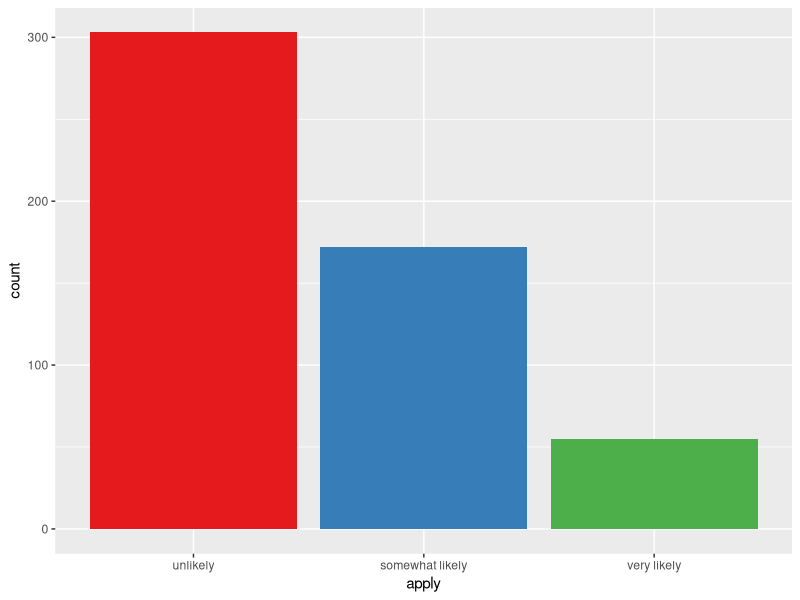
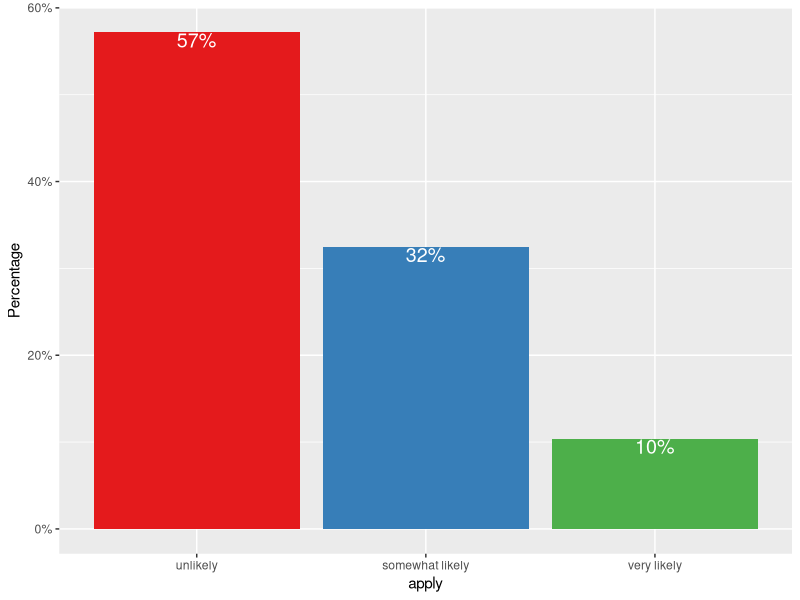
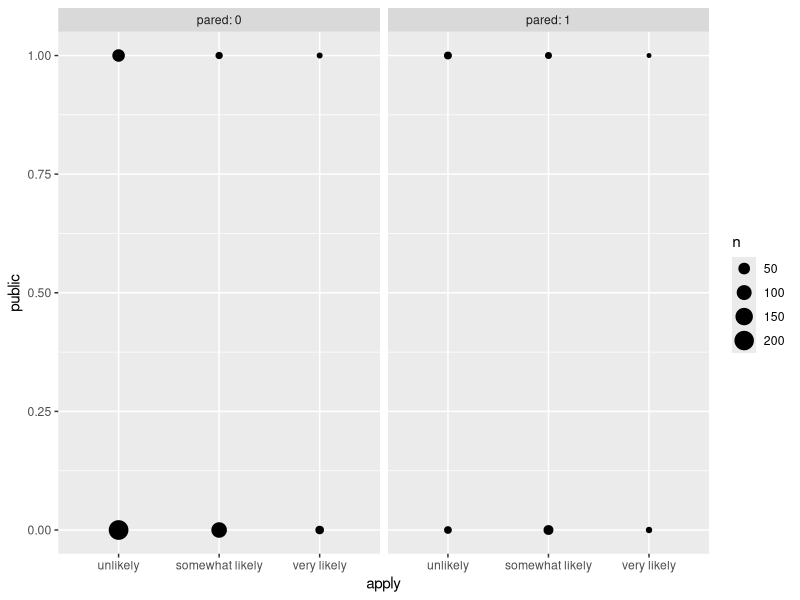
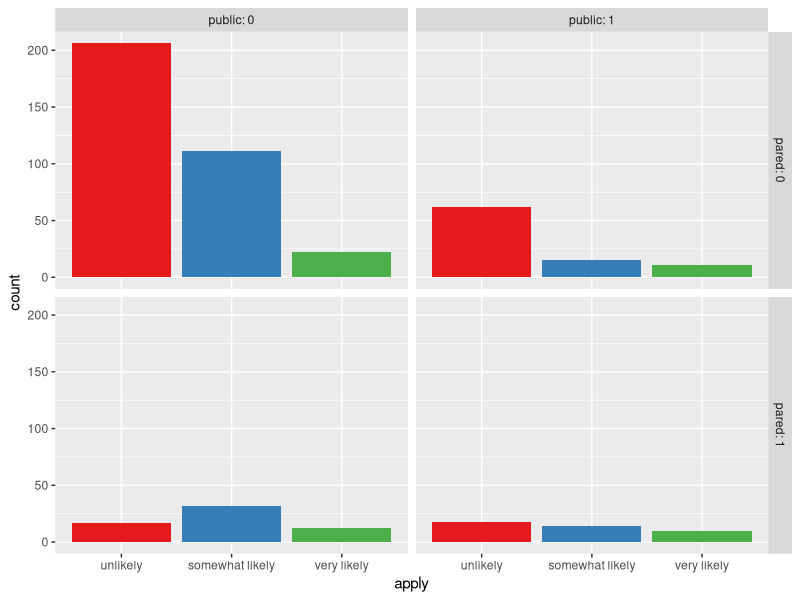
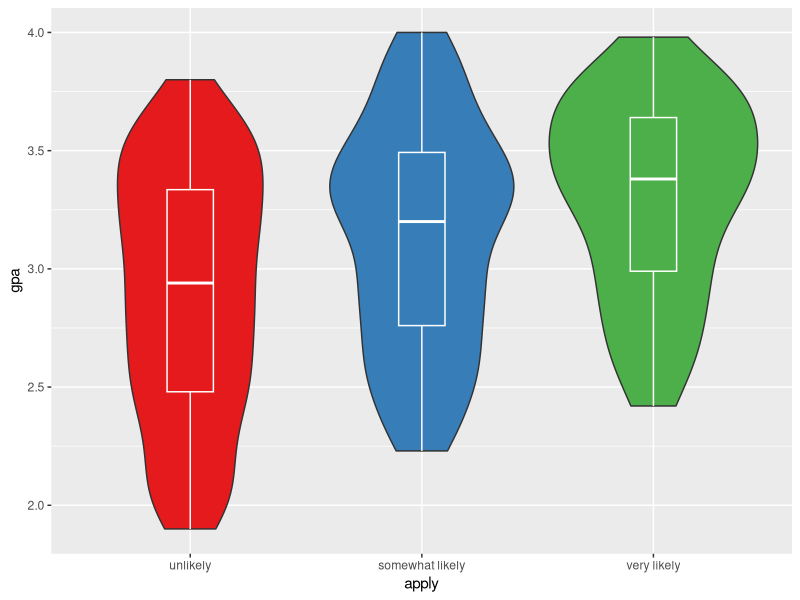
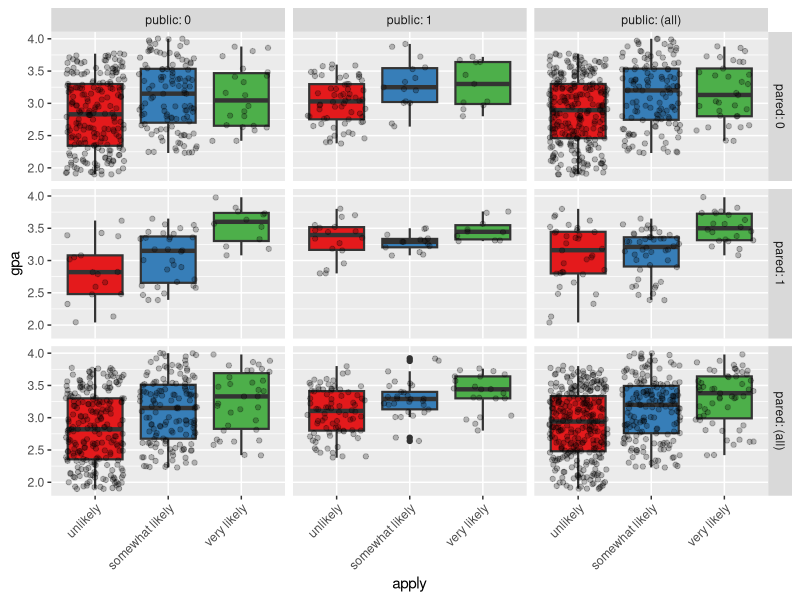
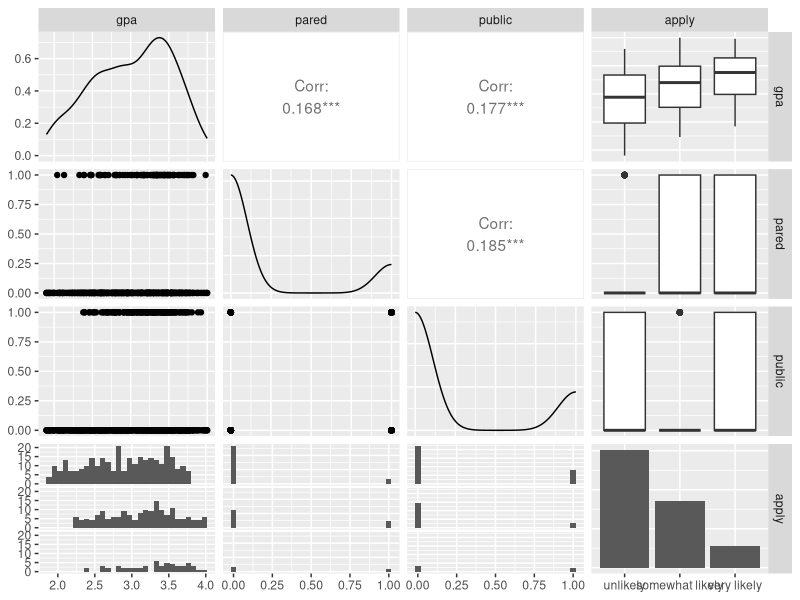
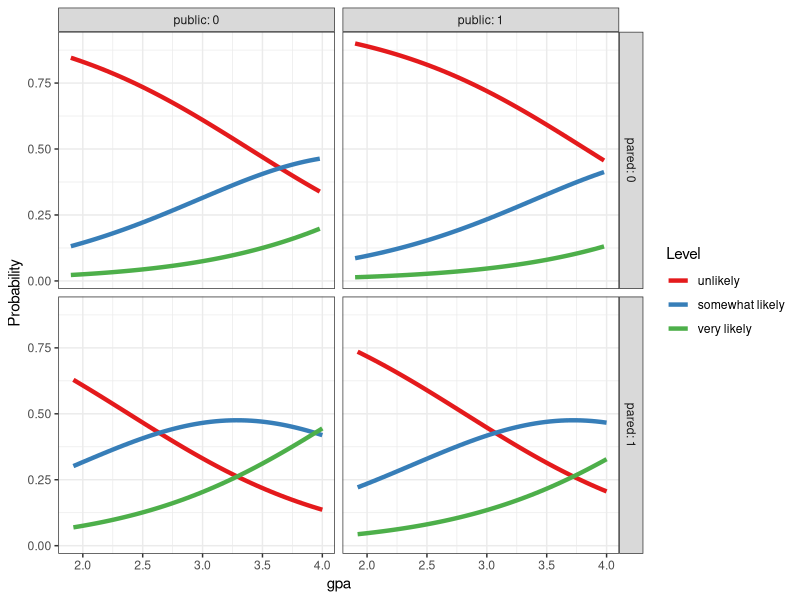

These charts were generated, in order, by the following R code: (Note: this script raises an error after producing the figures.)
## ---- chunk 1
knitr::opts_chunk$set(comment=NA)
options(width = 60)
## ---- chunk 2
library(skimr)
library(rms)
library(MASS)
library(nnet)
library(tidyverse)
## ---- chunk 3
gradschool <- read.csv("gradschool_new.csv") %>% tbl_df
## ---- chunk 4
gradschool <- gradschool %>%
    mutate(apply = fct_relevel(apply, "unlikely", 
                        "somewhat likely", "very likely"),
           apply = factor(apply, ordered = TRUE))

is.ordered(gradschool$apply)
## ---- chunk 5
ftable(xtabs(~ public + apply + pared, data = gradschool))
## ---- chunk 6
ggplot(gradschool, aes(x = apply, fill = apply)) + 
    geom_bar() +
    scale_fill_brewer(palette = "Set1") +
    guides(fill = FALSE)
## ---- chunk 7
ggplot(gradschool, aes(x = apply, fill = apply)) + 
    geom_bar(aes(y = (..count..)/sum(..count..))) +
    geom_text(aes(y = (..count..)/sum(..count..), 
                  label = scales::percent((..count..) / 
                                        sum(..count..))),
              stat = "count", vjust = 1, 
              color = "white", size = 5) +
    scale_y_continuous(labels = scales::percent) +
    scale_fill_brewer(palette = "Set1") +
    guides(fill = FALSE) + 
    labs(y = "Percentage")
## ---- chunk 8
ggplot(gradschool, aes(x = apply, y = public)) +
    geom_count() + 
    facet_wrap(~ pared, labeller = "label_both")
## ---- chunk 9
ggplot(gradschool, aes(x = apply, fill = apply)) + 
    geom_bar() +
    scale_fill_brewer(palette = "Set1") +
    guides(fill = FALSE) + 
    facet_grid(pared ~ public, labeller = "label_both")
## ---- chunk 10
ggplot(gradschool, aes(x = apply, y = gpa, fill = apply)) + 
    geom_violin(trim = TRUE) +
    geom_boxplot(col = "white", width = 0.2) +
    scale_fill_brewer(palette = "Set1") +
    guides(fill = FALSE)
## ---- chunk 11
ggplot(gradschool, aes(x = apply, y = gpa)) +
    geom_boxplot(aes(fill = apply), size = .75) +
    geom_jitter(alpha = .25) +
    facet_grid(pared ~ public, margins = TRUE, 
               labeller = "label_both") +
    scale_fill_brewer(palette = "Set1") +
    guides(fill = FALSE) +
    theme(axis.text.x = 
            element_text(angle = 45, hjust = 1, vjust = 1))
## ---- chunk 12
GGally::ggpairs(gradschool %>% 
                    select(gpa, pared, public, apply))
## ---- chunk 13
m <- polr(apply ~ pared + public + gpa, 
          data = gradschool, Hess=TRUE)
## ---- chunk 14
newdat <- data.frame(
  pared = rep(0:1, 200),
  public = rep(0:1, each = 200),
  gpa = rep(seq(from = 1.9, to = 4, length.out = 100), 4))
## ---- chunk 15
newdat1 <- cbind(newdat, predict(m, newdat, type = "probs"))
head(newdat1, 5)
## ---- chunk 16
newdat.long <- gather(newdat1, "Level", "Probability", 4:6)
newdat.long <- newdat.long %>% 
    mutate(Level = fct_relevel(Level, "unlikely", 
                               "somewhat likely"))
head(newdat.long)
## ---- chunk 17
ggplot(newdat.long, aes(x = gpa, y = Probability, 
                        color = Level)) +
    geom_line(size = 1.5) + 
    scale_color_brewer(palette = "Set1") +
    theme_bw() +
    facet_grid(pared ~ public, labeller="label_both")
## ---- chunk 18
addmargins(table(predict(m), gradschool$apply))
## ---- chunk 19
summary(m)
## ---- chunk 20
confint(m)
## ---- chunk 21
exp(coef(m))
exp(confint(m))
## ---- chunk 22
m0 <- polr(apply ~ 1, data = gradschool)

anova(m, m0)
## ---- chunk 23
AIC(m, m0)
## ---- chunk 24
BIC(m, m0)
## ---- chunk 25
m1_multi <- multinom(apply ~ pared + public + gpa, 
                      data = gradschool)
## ---- chunk 26
m1_multi
## ---- chunk 27
LL_1 <- logLik(m)
LL_1m <- logLik(m1_multi)
(G <- -2 * (LL_1[1] - LL_1m[1]))
pchisq(G, 3, lower.tail = FALSE)
## ---- chunk 28
d <- datadist(gradschool)
options(datadist = "d")
mod <- lrm(apply ~ pared + public + gpa, 
           data = gradschool, x = T, y = T)
## ---- chunk 29
summary(mod)
## ---- chunk 30
plot(summary(mod))
## ---- chunk 31
mod$coef
## ---- chunk 32
fun.1 <- function(x) 1 - plogis(x)
fun.3 <- function(x) 
    plogis(x - mod$coef[1] + mod$coef[2])

plot(nomogram(mod,
    fun=list('Prob Y = 1 (unlikely)' = fun.1, 
             'Prob Y = 3 (very likely)' = fun.3)))
## ---- chunk 33
set.seed(432); validate(mod)
